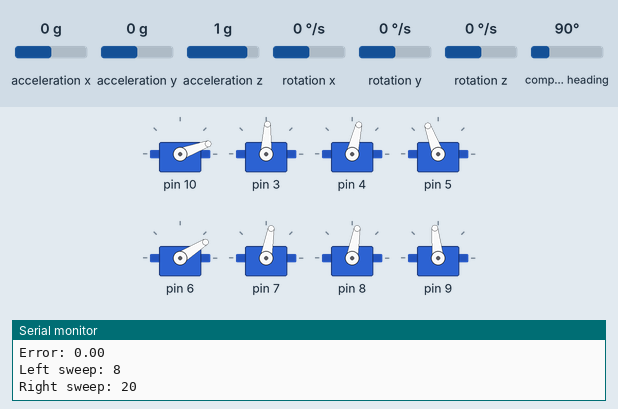
Simulated run of this sketch. Board: Arduino Uno, built with avr-gcc and run on an emulated ATmega328P. Parts: 8 × servo, the last lines printed to the serial monitor. Inputs (shaded band) come from the test bench; at power-on: compass heading 90°, acceleration x 0 g, acceleration y 0 g, acceleration z 1 g, rotation x 0 °/s, rotation y 0 °/s, rotation z 0 °/s.

Above: at 5.7 s.
6.3 s: compass heading set to 7°
At 6.47 s:
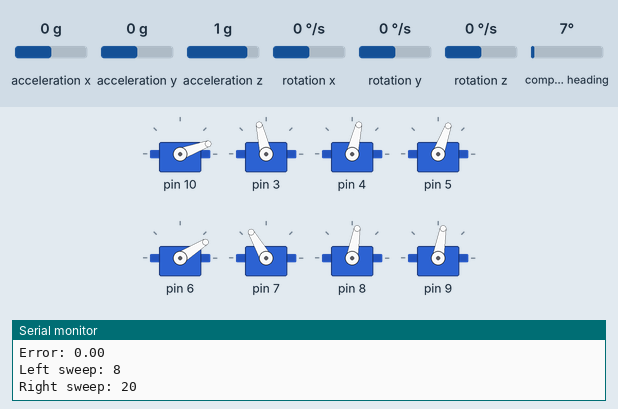
9.3 s: compass heading set to 90°
At 9.88 s:
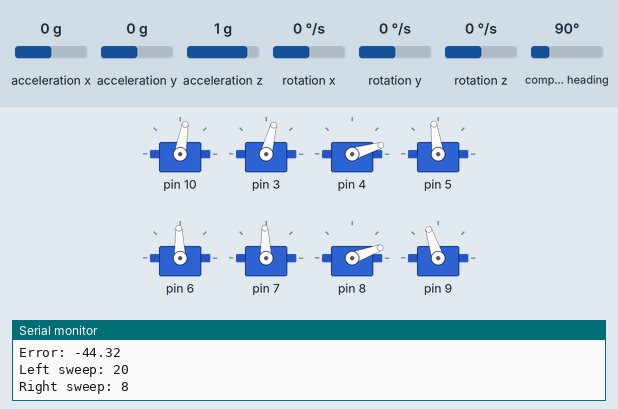
12.3 s: compass heading set to 180°
15.3 s: compass heading set to 352°
At 17.0 s:
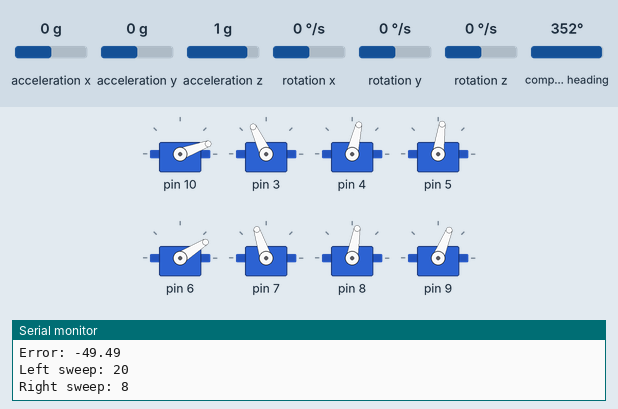
18.3 s: compass heading set to 269°
Timing chart, 0 to 22.3 s (numbered marks = the images above; inputs shaded):
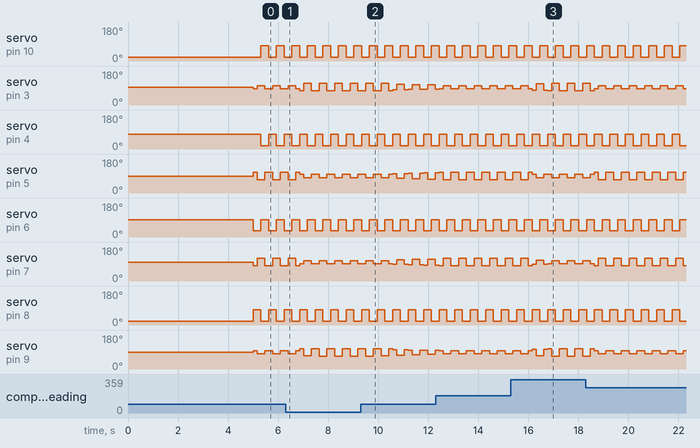

The sketch:

Crocodile_Robot_Control.ino
```cpp
// Aaron Barlev 2019

#include <MPU9250.h>
#include <Servo.h>

Servo servos[8];

// Angle that the leg will move forward or backward at the hip (1/2 of the total sweep angle)
int left_sweep = 8; // ADJUST
int right_sweep = 20; // ADJUST
// Determines how much a given path error affects leg sweep
double K = 0.4; // ADJUST

int lift_angle = 60; // Angle that the leg will move up at the knee
int sweep_max = 20; // Maximum angle that either leg will swep when adjusted for path deviation
int sweep_min = 8; // Minimum angle that either leg will swep when adjusted for path deviation

// Robot starts with FL/BR back and FR/BL forward, all 4 feet on the ground
// For hip, CCW is larger angle
// For knee, from side, CCW is larger angle
int zero[] = {80, 95, 17, 90, 32, 100, 80, 88};

int left_sweep_init = left_sweep;
int right_sweep_init = right_sweep;
double heading = 0;
double heading_init = 0;
double heading_filtered = 0;
double heading_degrees = 0;
double ym = 0;
double xm = 0;
double error = 0;

int lift_delay = 150;
int sweep_delay = 150;

// an MPU9250 object with the MPU-9250 sensor on I2C bus 0 with address 0x68
MPU9250 IMU(Wire, 0x68);
int status;

void write_angles(double front_left_lift, double front_left_sweep, double back_right_lift, double back_right_sweep,
      double front_right_lift, double front_right_sweep, double back_left_lift, double back_left_sweep) {
  servos[0].write(front_left_lift);
  servos[1].write(front_left_sweep);
  servos[2].write(back_right_lift);
  servos[3].write(back_right_sweep);
  servos[4].write(front_right_lift);
  servos[5].write(front_right_sweep);
  servos[6].write(back_left_lift);
  servos[7].write(back_left_sweep);
}

void update_heading() {
  // get X magnetic field reading, get Y magnetic field reading
  // Set heading = atan2(Y, X)
  // Set heading_avg = heading_avg*0.85 + heading*0.15

  IMU.readSensor();
  ym = IMU.getMagY_uT();
  xm = IMU.getMagX_uT();
  heading = atan2(ym, xm);
  double declination = 0.174533;
  heading += declination;

  // Correcting when signs are reveresed
  if(heading <0) heading += 2*PI;
  // Correcting due to the addition of the declination angle
  if(heading > 2*PI)heading -= 2*PI;
  heading_degrees = heading * 180/PI; // The heading in Degrees unit
  // Smoothing the output angle / Low pass filter
  heading_filtered = heading_filtered*0.65 + heading_degrees*0.35;
}

void setup() {
  Serial.begin(9600);
  servos[0].attach(10);
  servos[1].attach(3);
  servos[2].attach(4);
  servos[3].attach(5);
  servos[4].attach(6);
  servos[5].attach(7);
  servos[6].attach(8);
  servos[7].attach(9);
  write_angles(zero[0]-lift_angle, zero[1], zero[2]+lift_angle, zero[3], zero[4]+lift_angle, zero[5], zero[6]-lift_angle, zero[7]);

// start communication with IMU
  status = IMU.begin();
  while (status < 0) {
    Serial.println("IMU initialization unsuccessful");
    Serial.println("Check IMU wiring or try cycling power");
    Serial.print("Status: ");
    Serial.println(status);
    delay(2000);
  }

  // Record compass data for 5 seconds then set the initial heading, heading_init
  unsigned long t = millis();
  while (millis() - t < 5000) {
    update_heading();
    write_angles(zero[0]-lift_angle, zero[1], zero[2]+lift_angle, zero[3], zero[4]+lift_angle, zero[5], zero[6]-lift_angle, zero[7]);
    delay(10);
  }
  heading_init = heading_filtered;

}

void loop() {

  // Zero
  //write_angles(zero[0], zero[1]);
  //delay(lift_delay);

  // Raise FLBR, drop FRBL
  // write_angle(FL lift, FL sweep, BR lift, BR sweep, FR lift, FR sweep, BL lift, BL sweep)
  write_angles(zero[0]-lift_angle, zero[1]-left_sweep, zero[2]+lift_angle, zero[3]+right_sweep,
        zero[4], zero[5]-right_sweep, zero[6], zero[7]+left_sweep);
  delay(lift_delay);

  // Sweep forward FRBL, sweep back FLBR
  write_angles(zero[0]-lift_angle, zero[1]+left_sweep, zero[2]+lift_angle, zero[3]-right_sweep,
        zero[4], zero[5]+right_sweep, zero[6], zero[7]-left_sweep);
  delay(sweep_delay);

  // Raise FRBL, drop FLBR
  write_angles(zero[0], zero[1]+left_sweep, zero[2], zero[3]-right_sweep,
        zero[4]+lift_angle, zero[5]+right_sweep, zero[6]-lift_angle, zero[7]-left_sweep);
  delay(lift_delay);

  // Sweep forward FLBR, sweep back FRBL
  write_angles(zero[0], zero[1]-left_sweep, zero[2], zero[3]+right_sweep,
        zero[4]+lift_angle, zero[5]-right_sweep, zero[6]-lift_angle, zero[7]+left_sweep);
  delay(sweep_delay);

//  Serial.println("Looped");

  update_heading();

  // Set error = heading_avg - heading_init
  // Set left_sweep = left_sweep_init - K*error (within a max/min)
  // Set right_sweep = right_sweep_init - K*error (within a max/min)
  error = heading_filtered - heading_init;
  left_sweep = left_sweep_init - K*error;
  right_sweep = right_sweep_init + K*error;

  // Adjust within a max/min
  if (left_sweep > sweep_max) { left_sweep = sweep_max; }
  if (right_sweep > sweep_max) { right_sweep = sweep_max; }
  if (left_sweep < sweep_min) { left_sweep = sweep_min; }
  if (right_sweep < sweep_min) { right_sweep = sweep_min; }
  delay(10);

  Serial.print("Error: ");
  Serial.println(error);
  Serial.print("Left sweep: ");
  Serial.println(left_sweep);
  Serial.print("Right sweep: ");
  Serial.println(right_sweep);

}
```

Measured:
- by itself, servo on pin 10: alternates 80° for 0.32 s and 20° for 0.30 s
- by itself, servo on pin 4: alternates 77° for 0.30 s and 17° for 0.32 s
- by itself, servo on pin 6: alternates 92° for 0.32 s and 32° for 0.30 s
- by itself, servo on pin 8: alternates 80° for 0.30 s and 20° for 0.32 s
